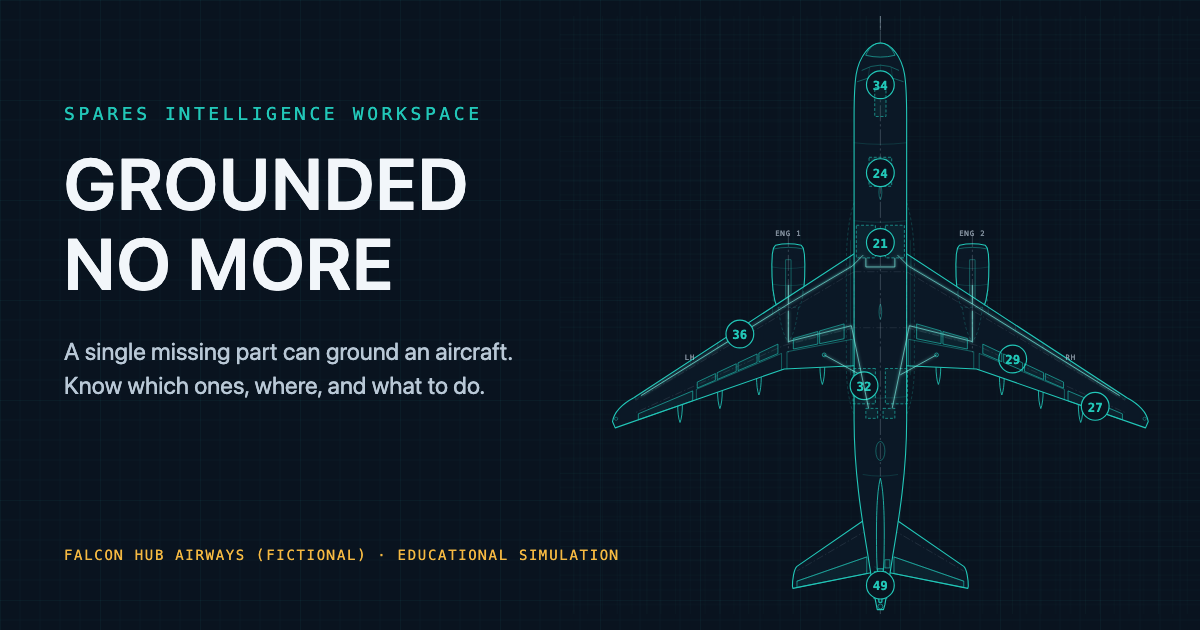
#> input picture docs/assets/og-image.png, 1200 x 630 px
$ python -i record_and_check.py   (imports and definitions only)
#> lines starting #> are read from the running program, lines starting #| are printed output that depends on the picture
"""Record the full 6-step guided tour and check every transition automatically (v2.2).

For each engine (Chromium, WebKit) x viewport (1440x900, 390x844) the tour is opened from the Mission Control
"60-second tour" button (it opens in Play mode) and played to the end at window.__gnmTourStepMs (default 4000 ms,
never below 4000). Two passes per combination:

  A. instrumented (no video, no screenshots, so the timing is clean): an in-page sampler reads the tour every 50 ms
     (card / spotlight rects + opacity, step, phase, the spotlit target), a PerformanceObserver sums layout shifts and a
     rAF loop records frame times.
  B. recorded: Playwright video (kept local in private/tour_videos/, git-ignored) + the same 50 ms state sampler. The
     video is decoded at 10 fps by Chromium itself (<video> + canvas; ffmpeg is not needed) and every frame carries the
     state sampled nearest to it. No screenshots are taken (a forced capture during a View Transition can itself present
     a blank frame in headless Chromium).

Checks (all must pass):
  a  no blank / dark frames: the content-area mean luminance of every transition frame stays within a threshold of the
     darker of the two neighbouring steps' steady frames and its contrast (luminance stddev) does not collapse (a blank
     or displaced page is a large flat area), no frame shows #view empty/hidden while the card is visible,
     and no frame shows an empty #view at all unless the old page is held as a still (View Transition)
  b  the card's position changes at most once per transition and never while it is visible
  c  the spotlight is never on a zero-size / skeleton / missing target, and it sits on that target
  c2 the visible card never covers the spotlit area
  c3 every step's text fits the fixed-size card without scrolling
  d  layout-shift total during the tour < 0.001 (Chromium; WebKit has no layout-shift API) and >= 58 fps from rAF
     timing (Chromium)

Outputs: reports/tour/frame_check.json, reports/tour/strip_<engine>_<width>.jpg (JPEG contact sheets, < 300 KB each),
private/tour_videos/tour_<engine>_<width>.webm.

  .venv/bin/python scripts/tour/record_and_check.py                 # all 4 combinations
  .venv/bin/python scripts/tour/record_and_check.py --only chromium-1440 --step-ms 4000
"""
from __future__ import annotations

import argparse
import functools
import http.server
import io
import json
import shutil
import socketserver
import statistics
import sys
import threading
import time
from pathlib import Path

from PIL import Image, ImageDraw, ImageStat

ROOT = Path(__file__).resolve().parents[2]
DOCS = ROOT / "docs"
REPORTS = ROOT / "reports" / "tour"
VIDEOS = ROOT / "private" / "tour_videos"
COMBOS = [("chromium", 1440, 900), ("chromium", 390, 844), ("webkit", 1440, 900), ("webkit", 390, 844)]
LUM_REL, LUM_ABS = 0.85, 3.0       # a transition frame may not be darker than 85% of the darker steady step, minus 3
SWING = 0.10                       # ... and between steps (dim kept up) brightness stays within 10% of the two steady steps
SWING_SWAP = 0.35                  # frames sampled during the ~150 ms content swap inside the spotlight: within 35%
STEP_CHANGE_MAX = 1300             # ms from the step index changing to the new step being steady (card waits for the spotlight to land)
DUMP: Path | None = None
STD_REL = 0.6                      # ... nor flatter (blank / displaced page) than 60% of the flatter steady step's contrast
CLS_MAX, FPS_MIN = 0.001, 58.0
STRIP_MAX_BYTES = 300_000

# ------------------------------------------------------------------------------------------------ in-page probes
INIT_JS = r"""
(() => {
  window.__tour = { shifts: [], frames: [], samples: [], t0: 0, on: false };
  try {
    new PerformanceObserver((l) => { for (const e of l.getEntries()) if (!e.hadRecentInput) window.__tour.shifts.push({ t: e.startTime, v: e.value }); })
      .observe({ type: 'layout-shift', buffered: true });
    window.__tour.clsSupported = true;
  } catch { window.__tour.clsSupported = false; }
  let last = 0;
  const raf = (t) => { if (window.__tour.on) { if (last) window.__tour.frames.push(t - last); last = t; } else last = 0; requestAnimationFrame(raf); };
  requestAnimationFrame(raf);
})();
"""

STATE_JS = r"""() => {
  const st = window.__gnmStory?.state?.() || null;
  const card = document.querySelector('.story-card'), spot = document.querySelector('.story-spot');
  const view = document.getElementById('view');
  const box = (el) => { if (!el) return null; const r = el.getBoundingClientRect(); return [r.left, r.top, r.width, r.height].map((v) => Math.round(v * 10) / 10); };
  const op = (el) => (el ? +getComputedStyle(el).opacity : 0);
  const tgt = window.__gnmStory?.target?.() || null;
  const vr = view ? view.getBoundingClientRect() : null;
  const text = card ? card.querySelector('.story-text') : null;
  return {
    t: performance.now(), index: st ? st.index : null, phase: st ? st.phase : null, held: st ? !!st.held : false,
    playing: st ? st.playing : null, card: box(card), cardOp: op(card), spot: box(spot), spotOp: op(spot),
    target: tgt ? box(tgt) : null, targetConnected: !!(tgt && tgt.isConnected),
    targetSkeleton: !!(tgt && (tgt.matches('.skeleton, .state') || tgt.closest('.skeleton') || tgt.querySelector('.skeleton'))),
    viewHidden: !view || view.style.visibility === 'hidden' || getComputedStyle(view).visibility === 'hidden',
    viewEmpty: !view || !view.querySelector('.card, section, figure, h1, h2') || !!view.querySelector(':scope > .stack[aria-busy="true"]'),
    viewBox: vr ? [vr.left, Math.max(vr.top, 0), vr.width, Math.min(vr.bottom, innerHeight) - Math.max(vr.top, 0)].map(Math.round) : null,
    bar: Math.round(document.querySelector('.topbar')?.getBoundingClientRect().bottom || 0),
    textFit: text ? [text.scrollHeight, text.clientHeight] : null, sheet: !!card?.classList.contains('is-sheet'), step: card?.querySelector('.story-step')?.textContent || '',
    cardText: card ? [card.querySelector('.story-step')?.textContent, card.querySelector('h3')?.textContent, card.querySelector('.btn--primary')?.textContent, card.querySelector('.story-actions .btn--ghost:not(.story-skip):not(.story-play)')?.disabled].join('|') : '',
    swap: document.getAnimations().some((a) => a.id === 'gnm-tour-view') || [...document.querySelectorAll('.story-freeze')].some((e) => e.getAnimations().length > 0),
    cardAnim: card ? card.getAnimations().length > 0 : false, spotAnim: spot ? spot.getAnimations().length > 0 : false, vh: innerHeight,
  };
}"""

SAMPLER_JS = r"""(stateSrc) => {
  const read = eval(stateSrc);
  window.__tour.samples = [];
  window.__tour.on = true;
  window.__tour.t0 = performance.now();
  window.__tour.timer = setInterval(() => window.__tour.samples.push(read()), 50);
}"""

STOP_JS = r"""() => { clearInterval(window.__tour.timer); window.__tour.on = false;
  return { samples: window.__tour.samples, frames: window.__tour.frames, shifts: window.__tour.shifts.filter((s) => s.t >= window.__tour.t0),
           clsSupported: window.__tour.clsSupported, t0: window.__tour.t0 }; }"""

DONE_JS = "window.__gnmStory && window.__gnmStory.state().index === 5 && window.__gnmStory.state().phase === 'steady'"


# ------------------------------------------------------------------------------------------------ server
class _Quiet(http.server.SimpleHTTPRequestHandler):
    def log_message(self, *a):  # noqa: D401
        pass


# [144 lines left out: functions serve, overlap, open_tour, transitions, pass_a, check_a, not called in this run]


# ------------------------------------------------------------------------------------------------ pass B
DECODE_JS = r"""async (fps) => {
  const v = document.querySelector('video');
  await new Promise((r) => (v.readyState >= 1 ? r() : v.addEventListener('loadedmetadata', r, { once: true })));
  if (!isFinite(v.duration)) { v.currentTime = 1e6; await new Promise((r) => v.addEventListener('seeked', r, { once: true })); }
  const c = document.createElement('canvas'); c.width = v.videoWidth; c.height = v.videoHeight;
  const g = c.getContext('2d'); const out = [];
  for (let t = 0; t < v.duration; t += 1 / fps) {
    v.currentTime = t; await new Promise((r) => v.addEventListener('seeked', r, { once: true }));
    g.drawImage(v, 0, 0); out.push([t, c.toDataURL('image/jpeg', 0.7)]);
  }
  return out;
}"""


# [84 lines left out: functions decode_video, pass_b, lum, not called in this run]


def check_b(frames: list[dict]) -> tuple[dict, list]:
    F = [f for f in frames if f["index"] is not None]
    for f in F:
        f["lum"], f["std"] = lum(f)
    steady, steady_sd = {}, {}
    for f in F:
        if f["phase"] == "steady":
            steady.setdefault(f["index"], []).append(f["lum"])
            steady_sd.setdefault(f["index"], []).append(f["std"])
    steady_l = {k: statistics.median(v) for k, v in steady.items()}
    steady_s = {k: statistics.median(v) for k, v in steady_sd.items()}
    dark, blank_card, blank_any, swing, swing_all = [], [], [], [], []
    windows = []
    for to, a, z in transitions(F):
        win = F[a: z + 1]
        windows.append((to, max(0, a - 3), min(len(F) - 1, z + 3)))
        ref = [steady_l.get(to - 1), steady_l.get(to)]
        ref = [x for x in ref if x is not None]
        if not ref:
            continue
        floor = min(ref) * LUM_REL - LUM_ABS
        sref = [x for x in (steady_s.get(to - 1), steady_s.get(to)) if x is not None]
        sfloor = min(sref) * STD_REL
        # brightness swing of the PAGE under the dim: measured with both neighbouring steps' card slots masked out (the card
        # leaving and arriving is the intended change; the dim and the page must not pump)
        if to > 0:
            cards = [s for s in F if s["phase"] == "steady" and s["index"] in (to - 1, to) and s.get("card")]
            sw_ref = {}
            def f_bar_ok(c):
                return c["card"][1] > c["bar"] + 100
            tops = [c["card"][1] for c in cards if c.get("sheet") and f_bar_ok(c)]
            sheet_top = min(tops) if tops else None
            ref_f = cards[-1] if cards else win[-1]
            region = (max(0, ref_f["viewBox"][0] if ref_f.get("viewBox") else 0), ref_f["bar"],
                      ref_f["viewBox"][0] + ref_f["viewBox"][2] if ref_f.get("viewBox") else 10_000,
                      sheet_top if (sheet_top and ref_f.get("sheet")) else ref_f["vh"])
            def masked(f):
                return lum(f, mask=[c["card"] for c in cards[:1] + cards[-1:]] if not f.get("sheet") else None, region=region)[0]
            for k in (to - 1, to):
                vals = [masked(s) for s in F if s["phase"] == "steady" and s["index"] == k][:12]
                if vals:
                    sw_ref[k] = statistics.median(vals)
            if sw_ref:
                lo, hi = min(sw_ref.values()) * (1 - SWING), max(sw_ref.values()) * (1 + SWING)
                lo2, hi2 = min(sw_ref.values()) * (1 - SWING_SWAP), max(sw_ref.values()) * (1 + SWING_SWAP)
                out = []
                for f in win:
                    m = masked(f)
                    if f.get("swap"):   # the ~150 ms content swap inside the spotlight: its own, wider limit
                        if not lo2 <= m <= hi2:
                            swing.append({"to_step": to + 1, "phase": "swap", "lum": round(m, 1), "band": [round(lo2, 1), round(hi2, 1)], "hard": True})
                        continue
                    if not lo <= m <= hi:
                        if DUMP:
                            (DUMP / f"swing_{to + 1}_{f['phase']}_{m:.0f}.jpg").write_bytes(f["png"])
                        out.append({"to_step": to + 1, "phase": f["phase"], "lum": round(m, 1), "band": [round(lo, 1), round(hi, 1)],
                                    "hard": not lo2 <= m <= hi2})
                swing_all.extend(out)
                # outside the swap: up to two frames of the glide between targets of different size, within +-35%
                if len(out) > 2 or any(o["hard"] for o in out):
                    swing.extend(out)
            if f["lum"] < floor or f["std"] < sfloor:
                if DUMP:
                    (DUMP / f"dark_{len(dark):02d}_{to + 1}_{f['phase']}.jpg").write_bytes(f["png"])
                dark.append({"to_step": to + 1, "phase": f["phase"], "lum": round(f["lum"], 1), "floor": round(floor, 1),
                             "std": round(f["std"], 1), "std_floor": round(sfloor, 1)})
    for f in F:
        empty = f["viewHidden"] or f["viewEmpty"]
        if empty and f["cardOp"] > 0.01:
            blank_card.append({"index": f["index"], "phase": f["phase"]})
        if empty and not f["held"]:
            blank_any.append({"index": f["index"], "phase": f["phase"], "lum": round(f["lum"], 1)})
    flat = [{"index": f["index"], "phase": f["phase"], "std": round(f["std"], 1), "viewBox": f["viewBox"], "card": f.get("card"), "bar": f["bar"]}
            for f in F if f["std"] < 3]   # any flat frame at all
    if DUMP:
        for n_, f in enumerate([f for f in F if f["std"] < 3][:3]):
            (DUMP / f"flat_{n_}_{f['index'] + 1}_{f['phase']}.jpg").write_bytes(f["png"])
    dt = [b["t"] - a["t"] for a, b in zip(F, F[1:])]
    res = {
        "a_no_dark_frames": {"steady_luminance": {k + 1: round(v, 1) for k, v in sorted(steady_l.items())},
                             "steady_contrast": {k + 1: round(v, 1) for k, v in sorted(steady_s.items())}, "dark_frames": dark[:10],
                             "n_dark": len(dark), "pass": not dark and len(steady_l) == 6},
        "a_brightness_swing": {"failing": swing[:10], "outside_10pct": swing_all[:10], "n_outside_10pct": len(swing_all), "pass": not swing,
                               "note": "steps 2-6, page under the dim with the card slots masked: every transition frame within 10% of the two "
                                       "neighbouring steady steps, except up to two glide frames per transition within 35%; frames during the ~150 ms content swap inside the spotlight (old copy fading, new content rising) within 35%; "
                                       "step 1 opens the dim"},
        "a_no_flat_frames": {"frames": flat[:10], "n": len(flat), "pass": not flat},
        "a_no_blank_view_with_card": {"frames": blank_card[:10], "n": len(blank_card), "pass": not blank_card},
        "a_no_blank_view_on_screen": {"frames": blank_any[:10], "n": len(blank_any), "pass": not blank_any},
        "capture": {"video_frames": len(F), "mean_interval_ms": round(statistics.mean(dt), 1) if dt else None},
    }
    return res, windows


# [90 lines left out: functions contact_sheet, main, not called in this run]


# [2 lines not run here, left out]

>>> import cv2
>>> picture = cv2.imread('../../docs/assets/og-image.png', cv2.IMREAD_GRAYSCALE)
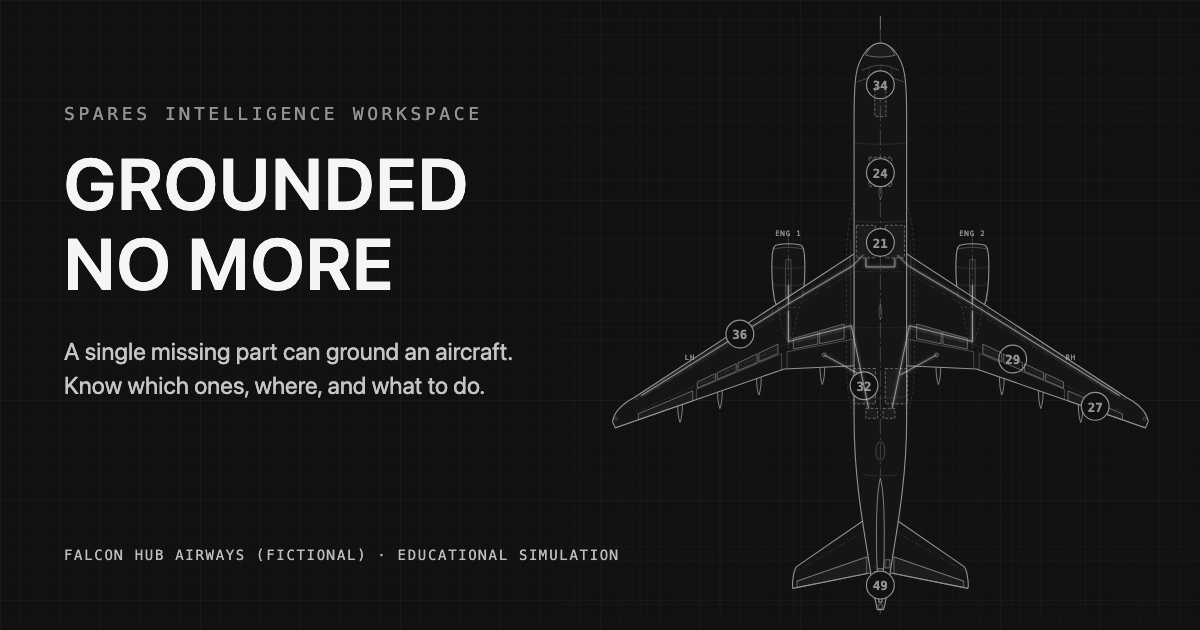
#> picture: shape (630, 1200); min 17, max 245, mean 26.8
#> (the run stopped early here; a loop or call above may not have finished)
